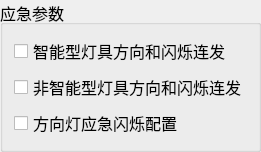
  <widget class="QGroupBox" name="EmergencyBox">
   <property name="geometry">
    <rect>
     <x>400</x>
     <y>20</y>
     <width>260</width>
     <height>110</height>
    </rect>
   </property>
   <property name="font">
    <font>
     <pointsize>12</pointsize>
    </font>
   </property>
   <property name="title">
    <string>应急参数</string>
   </property>
   <property name="checkable">
    <bool>false</bool>
   </property>
   <property name="checked">
    <bool>false</bool>
   </property>
   <layout class="QVBoxLayout" name="verticalLayout_12">
    <item>
     <widget class="QCheckBox" name="DirectionTwinkleCheckBox">
      <property name="font">
       <font>
        <pointsize>12</pointsize>
       </font>
      </property>
      <property name="text">
       <string>智能型灯具方向和闪烁连发</string>
      </property>
     </widget>
    </item>
    <item>
     <widget class="QCheckBox" name="UCDirectionTwinkleCheckBox">
      <property name="font">
       <font>
        <pointsize>12</pointsize>
       </font>
      </property>
      <property name="text">
       <string>非智能型灯具方向和闪烁连发</string>
      </property>
     </widget>
    </item>
    <item>
     <widget class="QCheckBox" name="TwinkleCheckBox">
      <property name="font">
       <font>
        <pointsize>12</pointsize>
       </font>
      </property>
      <property name="text">
       <string>方向灯应急闪烁配置</string>
      </property>
     </widget>
    </item>
   </layout>
  </widget>
